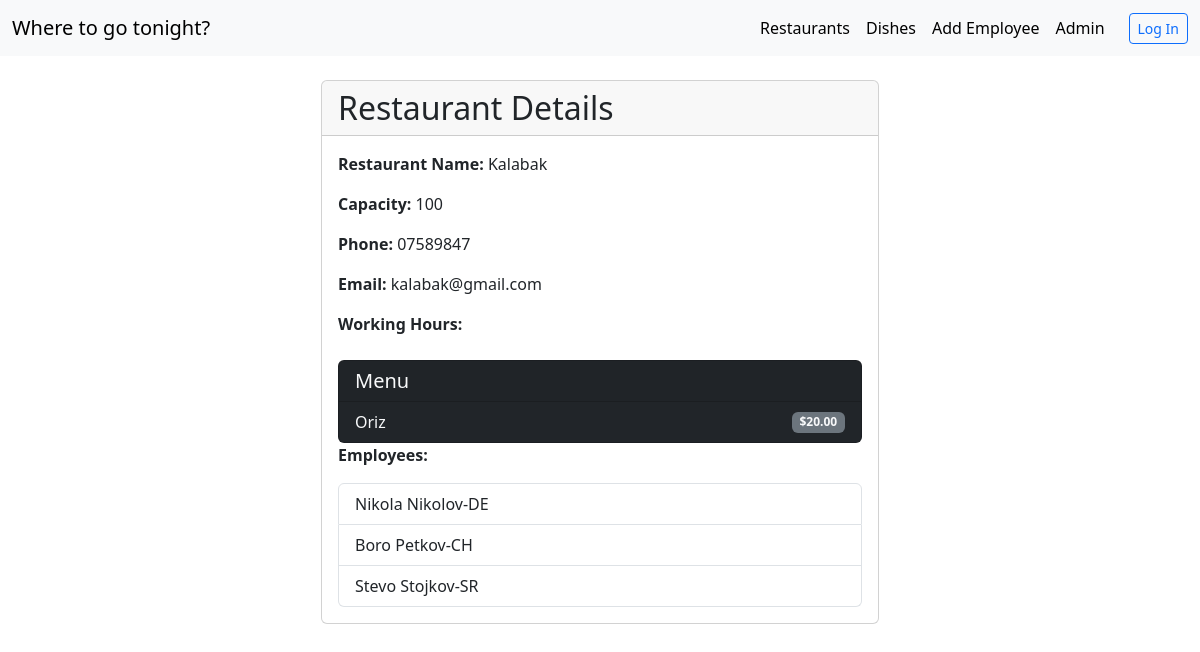
Screenshot of /restaurant_details/1/ with the database file from the repository.
### restapp/models.py (models this page shows, shortened)
class Restaurant(models.Model):
    name = models.CharField(max_length=30)
    address = models.CharField(max_length=30)
    phone = models.CharField(max_length=30)
    email = models.EmailField()
    capacity = models.IntegerField()
    def get_employees(self):
        return Employee.objects.filter(restaurant=self)
    def get_hours(self):
        hours = BusinessHours.objects.filter(restaurant=self)
        return "; ".join([str(hour) for hour in hours])

class DishRestaurant(models.Model):
    restaurant = models.ForeignKey(Restaurant, on_delete=models.CASCADE)
    dish = models.ForeignKey(Dish, on_delete=models.CASCADE)
    price = models.DecimalField(max_digits=6, decimal_places=2)

class Dish(models.Model):
    name = models.CharField(max_length=30)
    ingredients = models.TextField(blank=True, null=True)
    calories = models.IntegerField()
    image = models.ImageField(upload_to='dishes/', blank=True, null=True)

class Employee(models.Model):
    POSITION_CHOICES = [
        ("SR", "Server"),
        ("DE", "Delivery"),
        ("MG", "Manager"),
        ("CH", "Chef"),
        ("DW", "DishWasher")
    ]
    name = models.CharField(max_length=30)
    surname = models.CharField(max_length=30)
    date_of_birth = models.DateField()
    position = models.CharField(max_length=2, choices=POSITION_CHOICES)
    restaurant = models.ForeignKey(Restaurant, on_delete=models.CASCADE)
    user = models.ForeignKey(User, on_delete=models.CASCADE)
    def __str__(self):
        return f"{self.name} {self.surname}-{self.position}"

### restapp/views.py (the view)
# urls.py: path('restaurant_details/<restaurant_id>/', restaurant_detail, name="restaurant details"),
def restaurant_detail(request, restaurant_id):
    restaurant = Restaurant.objects.get(id=restaurant_id)
    return render(request, 'restaurant_detail.html', {'restaurant': restaurant})

### restapp/templates/restaurant_detail.html
{% extends "base.html" %}
{% block content %}
    <div class="container d-flex justify-content-center mt-4">
        <div class="card" style="width: 50%">
            <div class="card-header">
                <h2 class="mb-0">Restaurant Details</h2>
            </div>
            <div class="card-body">
                <p><strong>Restaurant Name:</strong> {{ restaurant.name }}</p>
                <p><strong>Capacity:</strong> {{ restaurant.capacity }}</p>
                <p><strong>Phone:</strong> {{ restaurant.phone }}</p>
                <p><strong>Email:</strong> {{ restaurant.email }}</p>
                <p><strong>Working Hours:</strong> {{ restaurant.get_hours }}</p>
                <div class="card bg-dark text-light mt-4">
                    <div class="card-header">
                        <h5 class="mb-0">Menu</h5>
                    </div>
                    <ul class="list-group list-group-flush">
                        {% for dish_res in restaurant.dishrestaurant_set.all %}
                            <li class="list-group-item bg-dark text-light d-flex justify-content-between align-items-center">
                                <span>{{ dish_res.dish.name }}</span>
                                <span class="badge bg-secondary text-light">${{ dish_res.price }}</span>
                            </li>
                        {% empty %}
                            <li class="list-group-item text-muted">No dishes available.</li>
                        {% endfor %}
                    </ul>
                </div>
                <p><strong>Employees:</strong></p>
                <ul class="list-group">
                    {% for employee in restaurant.get_employees %}
                        <li class="list-group-item">{{ employee }}</li>
                    {% empty %}
                        <li class="list-group-item">No employees available.</li>
                    {% endfor %}
                </ul>
            </div>
        </div>
    </div>
{% endblock %}

### rows the page displays
Restaurant: name "Kalabak", capacity "100", phone "07589847", email "kalabak@gmail.com"
DishRestaurant: dish.name "Oriz", price "20.00"
Employee: name+surname+position "Nikola Nikolov-DE"
Employee: name+surname+position "Boro Petkov-CH"
Employee: name+surname+position "Stevo Stojkov-SR"
